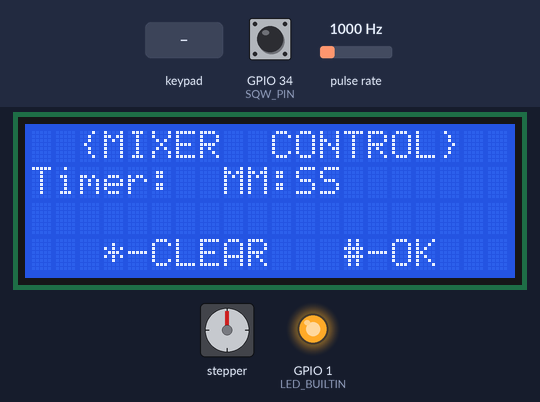
Simulated run of this sketch. Board: ESP32. On the bench: stepper motor, 20×4 character LCD, output pins drawn as LEDs (lit = HIGH). Wiring (inferred from the names in the program): pulse sensor: data GPIO 25; stepper motor driver (800 steps per turn assumed): step GPIO 33; direction GPIO 32; enable GPIO 35. The inputs (shaded band) are chosen by the test bench; at power-on: GPIO 34 (SQW_PIN) HIGH, pulse rate 1000 Hz. The local clock reads 2024-03-15 10:24:30 at power-on unless the sketch sets it; the sensor or clock chip raises its interrupt line as the real part does; pins used as bus, display or sensor lines are not drawn.

Above: at 1.3 s.
1.4 s: keypad keys 2 0 4 1 6 # pressed 0.4 s apart
At 4.8 s:
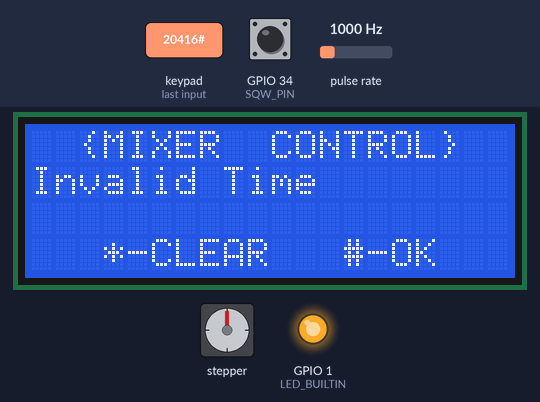
5.3 s: key '1' pressed
At 6.0 s:
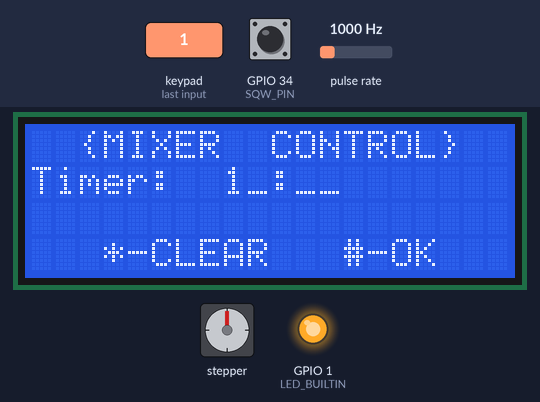
7.0 s: keypad keys 1 7 5 1 8 1 9 # pressed 0.4 s apart
At 10.8 s:
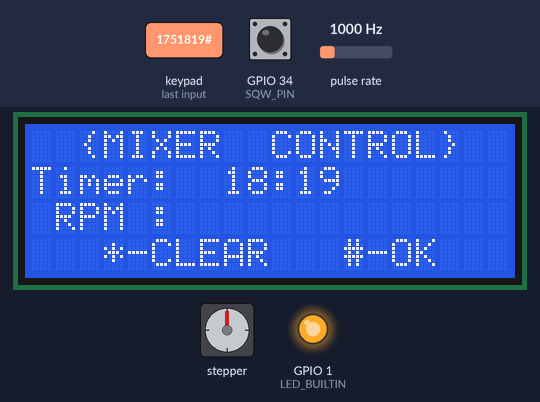
11.7 s: key 'A' pressed
At 12.2 s:
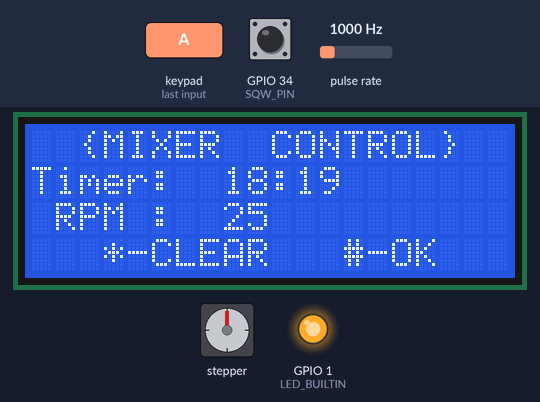
13.2 s: key '#' pressed
At 14.8 s:
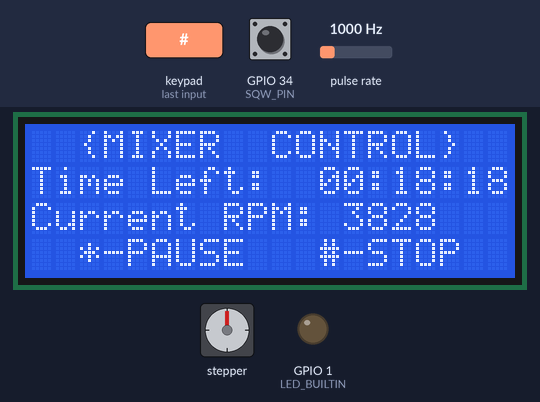
16.2 s: keypad keys 2 0 4 1 6 * pressed 0.4 s apart
At 19.0 s:
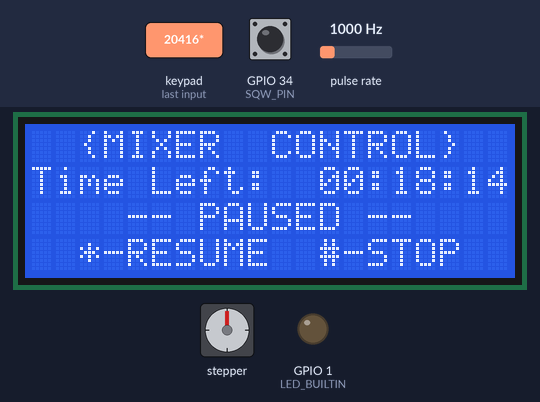
Timing chart, 0 to 20.5 s (numbered marks = the images above; inputs shaded):
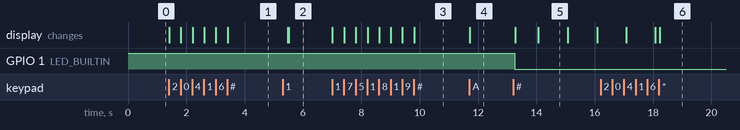

The sketch:

Main_Mixer.ino
```cpp
// Libraries
#include <Keypad.h>
#include <LiquidCrystal_I2C.h>
#include <RTClib.h>

// Pin Assignment
#define LED_BUILTIN 1
#define PUL_PIN 33
#define DIR_PIN 32
#define ENA_PIN 35
#define SENSOR_PIN 25
#define SQW_PIN 34

// PWM config
#define PWM_CHANNEL 0
#define PWM_RESOLUTION 8  // 8-bit resolution
#define PWM_DUTY_CYCLE 127 // 50% duty cycle

LiquidCrystal_I2C lcd(0x27, 20, 4);     //Setup LCD Display
RTC_DS3231 rtc;                         //Setup RTC

// Keypad setup
const byte ROWS = 4;
const byte COLS = 4;
char keys[ROWS][COLS] = {
  {'1', '2', '3', 'A'},
  {'4', '5', '6', 'B'},
  {'7', '8', '9', 'C'},
  {'*', '0', '#', 'D'}
};

byte rowPins[ROWS] = {2, 0, 4, 16};  // R1-R4
byte colPins[COLS] = {17, 5, 18, 19};    // C1-C4

Keypad keypad = Keypad(makeKeymap(keys), rowPins, colPins, ROWS, COLS);

// Setup RTC
String timeBuffer = "";
int mins = 0;
int secs = 0;
int Setpoint = 0;

DateTime endTime;

// Gear ratio constants
const float gear_ratio = 60.0 / 20.0;

//IR Sensor Variables
const float SampRate = 3.0; //RPM Calc interval in seconds
const float PPR = 12.0; //Pulse per revolution of IR disc encoder
volatile unsigned long pulseCount = 0;
volatile unsigned long calctimer = 0;
portMUX_TYPE mux = portMUX_INITIALIZER_UNLOCKED;
volatile unsigned long lastPulseTime = 0;

void IRAM_ATTR handlePulse() {        //Interrup Service Routine (ISR) for Counting RPM pulses
  unsigned long now = micros();
  if (now - lastPulseTime > 5000) {  // debounce: ignore pulses within 5ms
    portENTER_CRITICAL_ISR(&mux);
    pulseCount++;
    portEXIT_CRITICAL_ISR(&mux);
    lastPulseTime = now;
  }
}


void IRAM_ATTR sqwISR() {            //ISR for RTC counter
  calctimer++;
}

void setup() {
  //Pin Setup
  pinMode(LED_BUILTIN, OUTPUT);
  digitalWrite(LED_BUILTIN, HIGH);  // Turn LED off (active low)
  pinMode(PUL_PIN, OUTPUT);
  pinMode(DIR_PIN, OUTPUT);
  pinMode(ENA_PIN, OUTPUT);
  pinMode(SENSOR_PIN, INPUT);
  attachInterrupt(digitalPinToInterrupt(SENSOR_PIN), handlePulse, FALLING);

  //Motor Driver Initial Conditions
  digitalWrite(ENA_PIN, LOW);  // Enable motor driver
  digitalWrite(DIR_PIN, HIGH); // Set default direction

  //LCD Initialization
  Wire.begin();
  lcd.init();
  lcd.backlight();

  //RTC Initialization
  if (!rtc.begin()) {
    lcd.setCursor(0, 1);
    lcd.print("RTC not found!");
    while (1);
  }
  rtc.writeSqwPinMode(DS3231_SquareWave1Hz);
  pinMode(SQW_PIN, INPUT_PULLUP);
  attachInterrupt(digitalPinToInterrupt(SQW_PIN), sqwISR, FALLING);

  SetupPWM();    //Runs the function that sets up Motor Configuration
  Reset();       //Reset Function
}

void loop() {
  char key = keypad.getKey();             //Stores character pressed on the keypad
  if (key) {                              //Executes when any key is pressed
    if (key >= '0' && key <= '9') {
      InputTimer(key);                    //Accepts input for timer duration. Only works if a number is pressed
    }
    else if (key == '#') {                //OK Key
      if (timeBuffer.length() == 4) {     //Checks if time is input completely/correctly
        mins = timeBuffer.substring(0, 2).toInt();
        secs = timeBuffer.substring(2, 4).toInt();
        SelectRPM();                      //Moves to selecting the RPM after storing duration
      } else {
        lcd.setCursor(0, 1);
        lcd.print("Invalid Time   ");     //Error if incomplete timer input
        delay(2000);
        Reset();                          //Resets after 2 seconds
      }
    }
    else if (key == '*') {                //Clear Key
      Reset();
    }
  }
}

void InputTimer(char key) {
  if (timeBuffer.length() >= 4) {        //If the input is more than 4 digits, reset
    timeBuffer = "";
  }

  timeBuffer += key;                     //digits are concatenated after every press

  //Codes for displaying the input
  String displayTime = timeBuffer;
  while (displayTime.length() < 4) displayTime += "_";
  String formatted = displayTime.substring(0, 2) + ":" + displayTime.substring(2, 4);

  lcd.setCursor(8, 1);
  lcd.print(formatted);
}

void SelectRPM() {
  lcd.setCursor(0, 2);
  lcd.print(" RPM :           ");  // Clear RPM line

  //RPM selection based on the key pressed
  while (true) {
    char key = keypad.getKey();
    if (key) {
      switch (key) {
        case 'A':
          Setpoint = 25;
          break;
        case 'B':
          Setpoint = 40;
          break;
        case 'C':
          Setpoint = 70;
          break;
        case 'D':
          Setpoint = 90;
          break;
        case '#':                    //OK Key
          if (Setpoint > 0) {
            if (mins > 0 || secs > 0) {
              //Setting end time and starting motor. Only works if RPM and duration is not 0
              endTime = rtc.now() + TimeSpan(0, 0, mins, secs);
              RunMotor();
              return;
            }
          }
          break;
        case '*':        //Reset key. Clears all variables
          Reset();
          return;
      }

      //Displaying the RPM Value
      if (Setpoint > 0) {
        lcd.setCursor(8, 2);
        lcd.print("      ");
        lcd.setCursor(8, 2);
        lcd.print(Setpoint);
      }
    }
  }
}

void RunMotor() {
  //Update Display to show time left, RPM, and controls
  lcd.setCursor(0, 1);
  lcd.print("Time Left: ");
  lcd.setCursor(0, 2);
  lcd.print("Current RPM:        ");
  lcd.setCursor(0, 3);
  lcd.print("  *-PAUSE   #-STOP  ");

  digitalWrite(LED_BUILTIN, LOW);  // Turn on LED
  digitalWrite(ENA_PIN, LOW);      // Enable motor driver

  unsigned long lastUpdateLCD = 0;

  SetMotorPWM(Setpoint); // Start PWM based on selected RPM

  while (rtc.now() < endTime) {          //Timer. This system runs only this when timer is active.
    char key = keypad.getKey();
    if (key) {
      switch (key) {                     // Checking for Stop and Pause keypress
        case '#':                        //Stop button. Stops the motor and clears the variables
          StopMotorPWM();
          digitalWrite(ENA_PIN, HIGH); // Disable motor
          Reset();
          return;
          break;
        case '*':                        // Pause button
          StopMotorPWM();
          digitalWrite(ENA_PIN, HIGH); // Disable motor
          DateTime now = rtc.now();
          TimeSpan remaining = endTime - now;          //Calculate remaining time

          //Display for Pause Screen
          lcd.setCursor(0, 2);
          lcd.print("    -- PAUSED --    ");
          lcd.setCursor(0, 3);
          lcd.print("  *-RESUME  #-STOP  ");

          while (true) {
            endTime = rtc.now() + TimeSpan(0, remaining.hours(), remaining.minutes(), remaining.seconds());      //continuously update the end time while paused
            char unpause = keypad.getKey();
            if (unpause) {
              if (unpause == '#'){            //Stop button. Stops the motor and clears the variables
                StopMotorPWM();
                digitalWrite(ENA_PIN, HIGH); // Disable motor
                Reset();
                return;
                break;
              }else if(unpause == '*'){       //Unpause key. Continues the current process until timer
                lcd.setCursor(0, 2);
                lcd.print("RPM:                ");
                //lcd.setCursor(0, 3);
                //lcd.print("  *-PAUSE   #-STOP  ");
                RunMotor();
                return;
              }
            }
          }
          break;
      }
    }
    //Updates the display every 0.2 seconds
    if (millis() - lastUpdateLCD >= 200) {
      lastUpdateLCD = millis();
      UpdateCountdownLCD();
    }
  }

  /* TIMER ENDS HERE */

  StopMotorPWM();
  digitalWrite(ENA_PIN, HIGH); // Disable motor

  lcd.clear();
  lcd.print("  {MIXER  CONTROL}  ");
  lcd.setCursor(0, 2);
  lcd.print("Done! Press to Reset");

  while (true) {              //Waits for keypress before going back to input screen
    if (keypad.getKey()) {
      Reset();
      return;
    }
  }
}

void UpdateCountdownLCD() {
  DateTime now = rtc.now();
  TimeSpan remaining = endTime - now;

  //Update Time
  char buffer[9];
  snprintf(buffer, sizeof(buffer), "%02d:%02d:%02d", remaining.hours(), remaining.minutes(), remaining.seconds());

  lcd.setCursor(11, 1);
  lcd.print("         ");
  lcd.setCursor(12, 1);
  lcd.print(buffer);

  //Update RPM
  if (calctimer >= SampRate) {
    lcd.setCursor(13, 2);
    lcd.print("      ");
    lcd.setCursor(13, 2);
    lcd.print(CalculateRPM());
    calctimer = 0;
  }
}

unsigned long CalculateRPM() {
  // RPM calculation
  unsigned long count;
  portENTER_CRITICAL(&mux);
  count = pulseCount;
  pulseCount = 0;
  portEXIT_CRITICAL(&mux);

  unsigned long rpm = (count / PPR) * (60 / SampRate);
  return rpm;
}

void Reset() {
  timeBuffer = "";
  mins = 0;
  secs = 0;
  Setpoint = 0;

  lcd.clear();
  lcd.print("  {MIXER  CONTROL}  ");
  lcd.setCursor(0, 1);
  lcd.print("Timer:         ");
  lcd.setCursor(8, 1);
  lcd.print("MM:SS  ");
  lcd.setCursor(0, 3);
  lcd.print("   *-CLEAR   #-OK   ");
}

// PWM setup
void SetupPWM() {
  ledcSetup(PWM_CHANNEL, 1, PWM_RESOLUTION); // initial dummy freq
  ledcAttachPin(PUL_PIN, PWM_CHANNEL);
}

void SetMotorPWM(int rpm_target) {
  int steps_per_rev = 800; // Adjust if your driver uses microstepping
  float motor_rpm = rpm_target * gear_ratio;
  float revs_per_sec = motor_rpm / 60.0;
  int pulse_freq = steps_per_rev * revs_per_sec;

  if (pulse_freq < 1) pulse_freq = 1; // Prevent 0 frequency

  ledcSetup(PWM_CHANNEL, pulse_freq, PWM_RESOLUTION);
  ledcWrite(PWM_CHANNEL, PWM_DUTY_CYCLE);
}

void StopMotorPWM() {
  ledcWrite(PWM_CHANNEL, 0); // No pulses
}
```

Measured:
- after the input at 1.4 s, the display: first changes at once (image 1 shows a later state)
- after the input at 5.3 s, the display: first differs from a run without the input after 0.20 s (image 2)
- after the input at 7.0 s, the display: first changes at once (image 3 shows a later state)
- after the input at 11.7 s, the display: changes at once (image 4)
- after the input at 13.2 s, GPIO 1 (LED_BUILTIN): HIGH → LOW after 0.05 s; the display: first changes after 0.08 s (image 5 shows a later state)
- after the input at 16.2 s, the display: first differs from a run without the input after 2.0 s (image 6)
